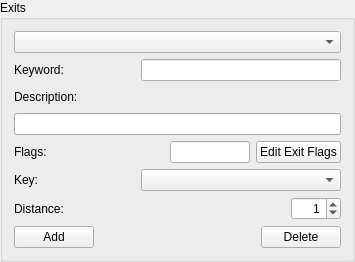
           <widget class="QGroupBox" name="roomExitsBox">
            <property name="title">
             <string>Exits</string>
            </property>
            <layout class="QVBoxLayout">
             <item>
              <widget class="QComboBox" name="roomExitNavigatorComboBox">
               <property name="sizePolicy">
                <sizepolicy hsizetype="Expanding" vsizetype="Fixed">
                 <horstretch>0</horstretch>
                 <verstretch>0</verstretch>
                </sizepolicy>
               </property>
               <property name="minimumSize">
                <size>
                 <width>230</width>
                 <height>0</height>
                </size>
               </property>
               <property name="focusPolicy">
                <enum>Qt::WheelFocus</enum>
               </property>
              </widget>
             </item>
             <item>
              <layout class="QHBoxLayout">
               <property name="margin">
                <number>0</number>
               </property>
               <item>
                <widget class="QLabel" name="label_92">
                 <property name="minimumSize">
                  <size>
                   <width>100</width>
                   <height>0</height>
                  </size>
                 </property>
                 <property name="maximumSize">
                  <size>
                   <width>100</width>
                   <height>16777215</height>
                  </size>
                 </property>
                 <property name="text">
                  <string>Keyword:</string>
                 </property>
                </widget>
               </item>
               <item>
                <spacer>
                 <property name="orientation">
                  <enum>Qt::Horizontal</enum>
                 </property>
                 <property name="sizeHint" stdset="0">
                  <size>
                   <width>21</width>
                   <height>20</height>
                  </size>
                 </property>
                </spacer>
               </item>
               <item>
                <widget class="QLineEdit" name="roomExitKeywordEdit">
                 <property name="minimumSize">
                  <size>
                   <width>200</width>
                   <height>0</height>
                  </size>
                 </property>
                 <property name="focusPolicy">
                  <enum>Qt::StrongFocus</enum>
                 </property>
                </widget>
               </item>
              </layout>
             </item>
             <item>
              <layout class="QHBoxLayout">
               <property name="margin">
                <number>0</number>
               </property>
               <item>
                <widget class="QLabel" name="label_93">
                 <property name="minimumSize">
                  <size>
                   <width>100</width>
                   <height>0</height>
                  </size>
                 </property>
                 <property name="maximumSize">
                  <size>
                   <width>100</width>
                   <height>16777215</height>
                  </size>
                 </property>
                 <property name="text">
                  <string>Description:</string>
                 </property>
                </widget>
               </item>
               <item>
                <spacer>
                 <property name="orientation">
                  <enum>Qt::Horizontal</enum>
                 </property>
                 <property name="sizeHint" stdset="0">
                  <size>
                   <width>40</width>
                   <height>20</height>
                  </size>
                 </property>
                </spacer>
               </item>
              </layout>
             </item>
             <item>
              <widget class="QLineEdit" name="roomExitDescriptionEdit">
               <property name="minimumSize">
                <size>
                 <width>200</width>
                 <height>0</height>
                </size>
               </property>
               <property name="focusPolicy">
                <enum>Qt::StrongFocus</enum>
               </property>
              </widget>
             </item>
             <item>
              <layout class="QHBoxLayout">
               <property name="margin">
                <number>0</number>
               </property>
               <item>
                <widget class="QLabel" name="label_94">
                 <property name="minimumSize">
                  <size>
                   <width>100</width>
                   <height>0</height>
                  </size>
                 </property>
                 <property name="maximumSize">
                  <size>
                   <width>100</width>
                   <height>16777215</height>
                  </size>
                 </property>
                 <property name="text">
                  <string>Flags:</string>
                 </property>
                </widget>
               </item>
               <item>
                <spacer>
                 <property name="orientation">
                  <enum>Qt::Horizontal</enum>
                 </property>
                 <property name="sizeHint" stdset="0">
                  <size>
                   <width>40</width>
                   <height>20</height>
                  </size>
                 </property>
                </spacer>
               </item>
               <item>
                <widget class="QLineEdit" name="roomExitFlagsEdit">
                 <property name="minimumSize">
                  <size>
                   <width>80</width>
                   <height>0</height>
                  </size>
                 </property>
                 <property name="maximumSize">
                  <size>
                   <width>80</width>
                   <height>16777215</height>
                  </size>
                 </property>
                 <property name="focusPolicy">
                  <enum>Qt::StrongFocus</enum>
                 </property>
                 <property name="alignment">
                  <set>Qt::AlignRight|Qt::AlignVCenter</set>
                 </property>
                </widget>
               </item>
               <item>
                <widget class="QPushButton" name="roomExitFlagsButton">
                 <property name="sizePolicy">
                  <sizepolicy hsizetype="Maximum" vsizetype="Fixed">
                   <horstretch>0</horstretch>
                   <verstretch>0</verstretch>
                  </sizepolicy>
                 </property>
                 <property name="focusPolicy">
                  <enum>Qt::StrongFocus</enum>
                 </property>
                 <property name="text">
                  <string>Edit Exit Flags</string>
                 </property>
                </widget>
               </item>
              </layout>
             </item>
             <item>
              <layout class="QHBoxLayout">
               <property name="margin">
                <number>0</number>
               </property>
               <item>
                <widget class="QLabel" name="label_95">
                 <property name="minimumSize">
                  <size>
                   <width>100</width>
                   <height>0</height>
                  </size>
                 </property>
                 <property name="maximumSize">
                  <size>
                   <width>100</width>
                   <height>16777215</height>
                  </size>
                 </property>
                 <property name="text">
                  <string>Key:</string>
                 </property>
                </widget>
               </item>
               <item>
                <spacer>
                 <property name="orientation">
                  <enum>Qt::Horizontal</enum>
                 </property>
                 <property name="sizeHint" stdset="0">
                  <size>
                   <width>16</width>
                   <height>20</height>
                  </size>
                 </property>
                </spacer>
               </item>
               <item>
                <widget class="QComboBox" name="roomExitKeyComboBox">
                 <property name="sizePolicy">
                  <sizepolicy hsizetype="Expanding" vsizetype="Fixed">
                   <horstretch>0</horstretch>
                   <verstretch>0</verstretch>
                  </sizepolicy>
                 </property>
                 <property name="minimumSize">
                  <size>
                   <width>200</width>
                   <height>0</height>
                  </size>
                 </property>
                 <property name="focusPolicy">
                  <enum>Qt::WheelFocus</enum>
                 </property>
                </widget>
               </item>
              </layout>
             </item>
             <item>
              <layout class="QHBoxLayout">
               <property name="margin">
                <number>0</number>
               </property>
               <item>
                <widget class="QLabel" name="label_96">
                 <property name="minimumSize">
                  <size>
                   <width>100</width>
                   <height>0</height>
                  </size>
                 </property>
                 <property name="maximumSize">
                  <size>
                   <width>100</width>
                   <height>16777215</height>
                  </size>
                 </property>
                 <property name="text">
                  <string>Distance:</string>
                 </property>
                </widget>
               </item>
               <item>
                <spacer>
                 <property name="orientation">
                  <enum>Qt::Horizontal</enum>
                 </property>
                 <property name="sizeHint" stdset="0">
                  <size>
                   <width>40</width>
                   <height>20</height>
                  </size>
                 </property>
                </spacer>
               </item>
               <item>
                <widget class="QSpinBox" name="roomExitDistanceSpinBox">
                 <property name="sizePolicy">
                  <sizepolicy hsizetype="Fixed" vsizetype="Fixed">
                   <horstretch>0</horstretch>
                   <verstretch>0</verstretch>
                  </sizepolicy>
                 </property>
                 <property name="minimumSize">
                  <size>
                   <width>50</width>
                   <height>0</height>
                  </size>
                 </property>
                 <property name="maximumSize">
                  <size>
                   <width>50</width>
                   <height>16777215</height>
                  </size>
                 </property>
                 <property name="focusPolicy">
                  <enum>Qt::WheelFocus</enum>
                 </property>
                 <property name="alignment">
                  <set>Qt::AlignRight|Qt::AlignVCenter</set>
                 </property>
                 <property name="minimum">
                  <number>0</number>
                 </property>
                 <property name="maximum">
                  <number>10</number>
                 </property>
                 <property name="value">
                  <number>1</number>
                 </property>
                </widget>
               </item>
              </layout>
             </item>
             <item>
              <layout class="QHBoxLayout">
               <property name="margin">
                <number>0</number>
               </property>
               <item>
                <widget class="QPushButton" name="roomExitAddButton">
                 <property name="focusPolicy">
                  <enum>Qt::StrongFocus</enum>
                 </property>
                 <property name="text">
                  <string>Add</string>
                 </property>
                </widget>
               </item>
               <item>
                <spacer>
                 <property name="orientation">
                  <enum>Qt::Horizontal</enum>
                 </property>
                 <property name="sizeHint" stdset="0">
                  <size>
                   <width>40</width>
                   <height>20</height>
                  </size>
                 </property>
                </spacer>
               </item>
               <item>
                <widget class="QPushButton" name="roomExitDeleteButton">
                 <property name="focusPolicy">
                  <enum>Qt::StrongFocus</enum>
                 </property>
                 <property name="text">
                  <string>Delete</string>
                 </property>
                </widget>
               </item>
              </layout>
             </item>
            </layout>
           </widget>
